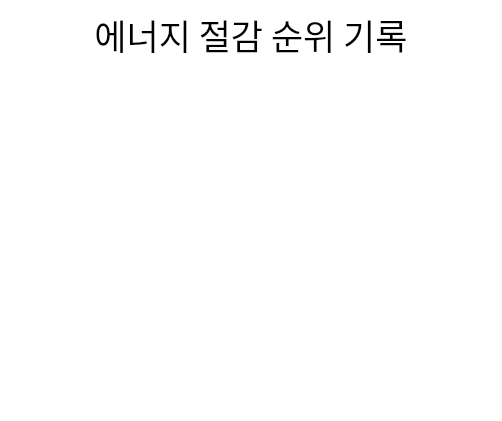
<?xml version="1.0" encoding="UTF-8"?>
<ui version="4.0">
 <class>pageRankLog</class>
 <widget class="QWidget" name="pageRankLog">
  <property name="geometry">
   <rect>
    <x>0</x>
    <y>0</y>
    <width>502</width>
    <height>421</height>
   </rect>
  </property>
  <property name="windowTitle">
   <string>Form</string>
  </property>
  <property name="styleSheet">
   <string notr="true">background-color: rgb(255, 255, 255);</string>
  </property>
  <widget class="QTableWidget" name="tableWidget">
   <property name="geometry">
    <rect>
     <x>0</x>
     <y>90</y>
     <width>502</width>
     <height>331</height>
    </rect>
   </property>
   <property name="styleSheet">
    <string notr="true">border:none;
outline: 0;
outline-style: none;</string>
   </property>
   <property name="lineWidth">
    <number>1</number>
   </property>
   <property name="verticalScrollBarPolicy">
    <enum>Qt::ScrollBarAlwaysOff</enum>
   </property>
   <property name="horizontalScrollBarPolicy">
    <enum>Qt::ScrollBarAlwaysOff</enum>
   </property>
   <property name="editTriggers">
    <set>QAbstractItemView::NoEditTriggers</set>
   </property>
   <property name="tabKeyNavigation">
    <bool>false</bool>
   </property>
   <property name="showDropIndicator" stdset="0">
    <bool>false</bool>
   </property>
   <property name="dragDropOverwriteMode">
    <bool>false</bool>
   </property>
   <property name="selectionMode">
    <enum>QAbstractItemView::NoSelection</enum>
   </property>
   <property name="verticalScrollMode">
    <enum>QAbstractItemView::ScrollPerPixel</enum>
   </property>
   <property name="showGrid">
    <bool>false</bool>
   </property>
   <property name="gridStyle">
    <enum>Qt::NoPen</enum>
   </property>
   <property name="cornerButtonEnabled">
    <bool>false</bool>
   </property>
   <property name="columnCount">
    <number>0</number>
   </property>
   <attribute name="horizontalHeaderVisible">
    <bool>false</bool>
   </attribute>
   <attribute name="horizontalHeaderDefaultSectionSize">
    <number>502</number>
   </attribute>
   <attribute name="horizontalHeaderHighlightSections">
    <bool>false</bool>
   </attribute>
   <attribute name="verticalHeaderVisible">
    <bool>false</bool>
   </attribute>
   <attribute name="verticalHeaderDefaultSectionSize">
    <number>60</number>
   </attribute>
   <attribute name="verticalHeaderHighlightSections">
    <bool>false</bool>
   </attribute>
  </widget>
  <widget class="QLabel" name="label">
   <property name="geometry">
    <rect>
     <x>0</x>
     <y>0</y>
     <width>502</width>
     <height>70</height>
    </rect>
   </property>
   <property name="font">
    <font>
     <family>NanumBarunpen</family>
     <pointsize>26</pointsize>
    </font>
   </property>
   <property name="text">
    <string>에너지 절감 순위 기록</string>
   </property>
   <property name="alignment">
    <set>Qt::AlignCenter</set>
   </property>
  </widget>
 </widget>
 <resources/>
 <connections/>
</ui>
